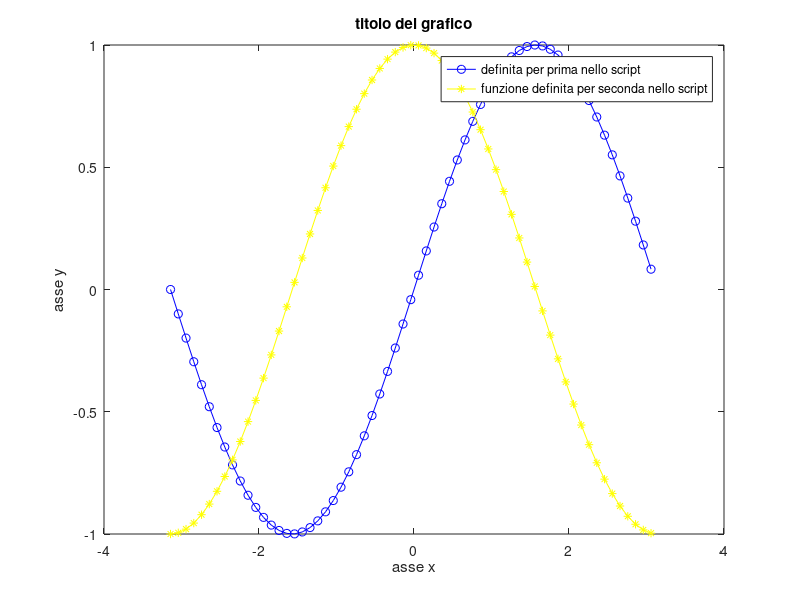

This chart was generated by the following MATLAB code:
clearvars, clc

x = [-pi:0.1:pi];
plot(x,sin(x), '-ob')
% NOT PLOTTA DAVVERO LA FUNZIONE!! 
% prende l'espressione delle funzione, l'array di punti che gli è stato
% dato, e poi computes the value che si ottiene applicando la funzione a
% ciascuno di questi punti e li stores as an another array. dopodiché, mette i punti in un piano cartesiano
% e, if asked, li unisce con delle linee.
% di conseguenza, minore sarà lo step fra un punto e l'altro (all'interno
% dell'espressione tramite la quale abbiamo creato il vettore che stores i
% punti) maggiore sarà la precisione con cui il grafico verra plottato
% la presenza di '-' dice a matlab di mostrare le linee rette del grafico che
% congiungiongoo i punti. noi abbiamo abbiamo deciso la densità di punti
% tramite lo 'step' con cui abbiamo creato il vettore che abbiamo dato in
% pasto alla funzione, passsandolo come argomento. 

% in sintesi, x è un vettore, e la funzione plot calcola il valore dei punti passati alla funzione 'plot' come argomento all'interno del vettore x
% e poi li stores dentro un vettore
% quindi sin(x) è il seno non di una variabile ma di un VETTORE, e
% banalmente viene calcolato il seno di ogni componente del vettore e poi
% tale valore viene plottato in un piano cartesiano R^2 (visto che il
% numero di componenti in un vettore è finito ed il numero di elementi in
% R no, vviamente ci saranno dai gaps e allora per ottenere un qualcosa che
% si approssimi ad effettivamente aver rappresentato la funzione in x ed y,
% matlab unisce tutti i punti del piano con delle linee rette).

hold on
% quando provi a tracciare piu di una funzione, se hold è off (come di
% standard), allora solo l'ultimo grafico verrà tracciato; altrimenti, se
% hold è on, allora ciascun grafico will 'hold on' to the screen

xlabel('asse x')
ylabel('asse y')
title('titolo del grafico')

plot(x,cos(x), '-*y')
legend('definita per prima nello script', 'funzione definita per seconda nello script')
